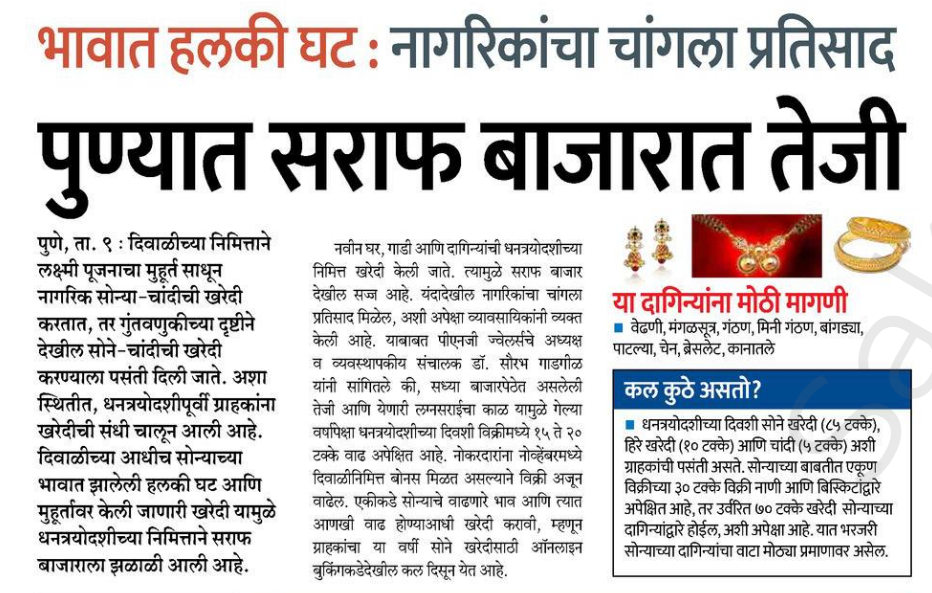
#> input picture image-to-text/sakal_times/images/sakal2.png, 932 x 593 px
$ jupyter execute --allow-errors bounding_boxes.ipynb
#> lines starting #> are read from the running program, lines starting #| are printed output that depends on the picture; after the words box and inside, x2 and y2 are one past the last pixel; in counts of white or black regions, pixels touching at a corner belong together
[cell 1]
import pytesseract
pytesseract.pytesseract.tesseract_cmd = r'C:\Program Files\Tesseract-OCR\tesseract.exe'
tessdata_dir_config = '--tessdata-dir "C:/Program Files/Tesseract-OCR/tessdata"'
import cv2

[cell 2]
image = cv2.imread("images/sakal2.png")
#> image is the input picture: shape (593, 932, 3); mean B, G, R 205.6, 205.1, 207.5
base_image = image.copy()

[cell 3]
gray = cv2.cvtColor(image, cv2.COLOR_BGR2GRAY)
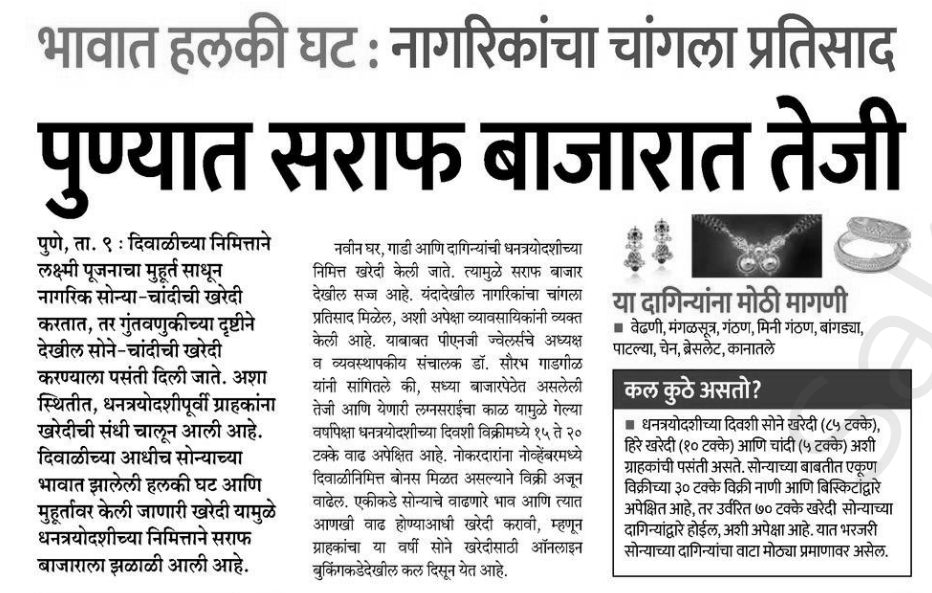
#> gray: shape (593, 932); min 0, max 255, mean 205.9

[cell 4]
cv2.imwrite("images/index_gray.png", gray)
#> Out = True

[cell 5]
blur = cv2.GaussianBlur(gray, (7,7), 0)
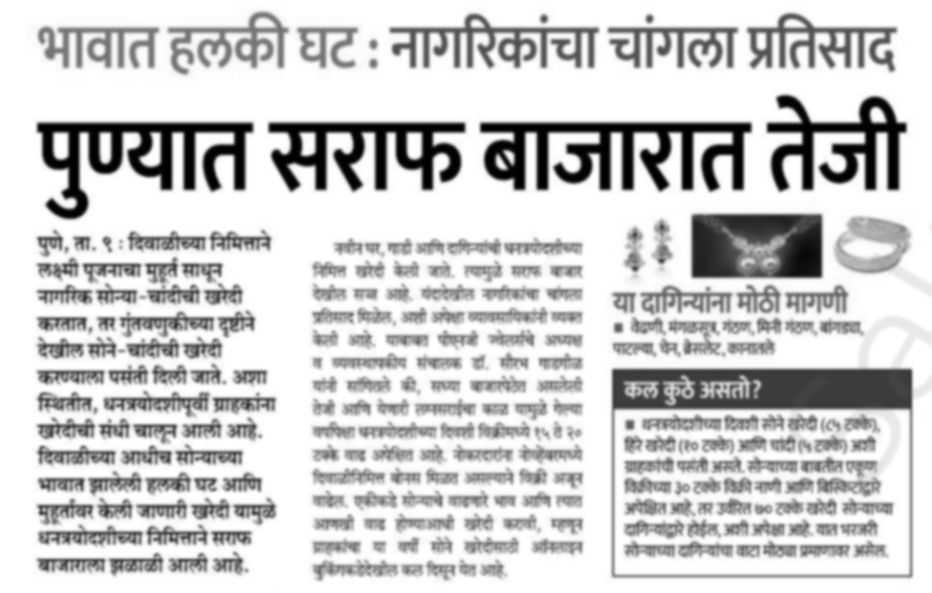
#> blur: shape (593, 932); min 0, max 255, mean 205.9

[cell 6]
cv2.imwrite("images/index_blur.png", blur)
#> Out = True

[cell 7]
thresh = cv2.threshold(blur, 0, 160, cv2.THRESH_BINARY_INV + cv2.THRESH_OTSU)[1]
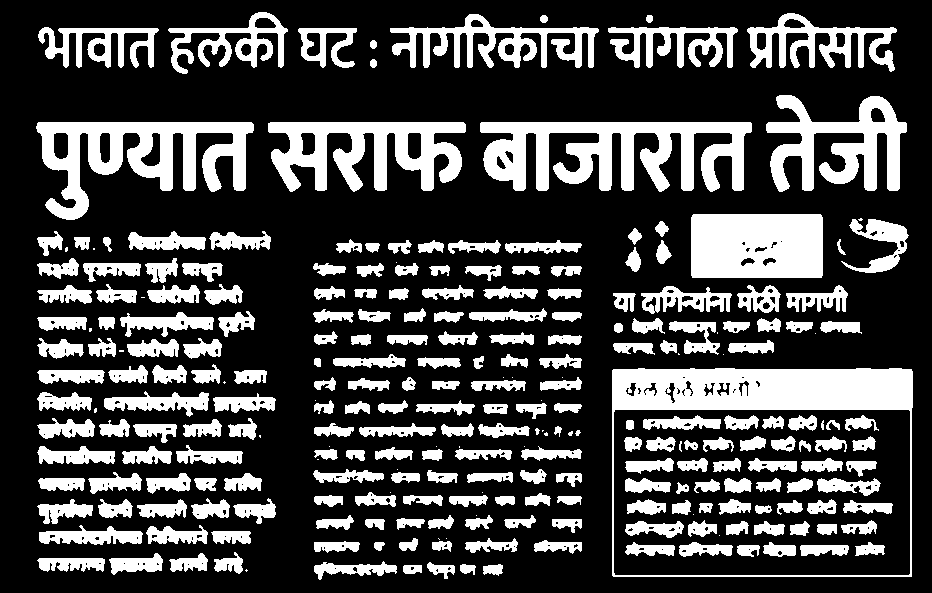
#> thresh: shape (593, 932); values 0 (black) and 160 (white), 27.8% white; 272 white regions (36 under 20 px), largest, box (x1, y1, x2, y2) and area: (612, 368, 913, 577) 13174, (480, 122, 752, 192) 11207, (36, 122, 254, 220) 9422

[cell 8]
cv2.imwrite("images/index_thresh.png", thresh)
#> Out = True

[cell 9]
kernal = cv2.getStructuringElement(cv2.MORPH_RECT, (3, 13))

[cell 10]
cv2.imwrite("images/index_kernal.png", kernal)

[cell 11]
dilate = cv2.dilate(thresh, kernal, iterations=1)
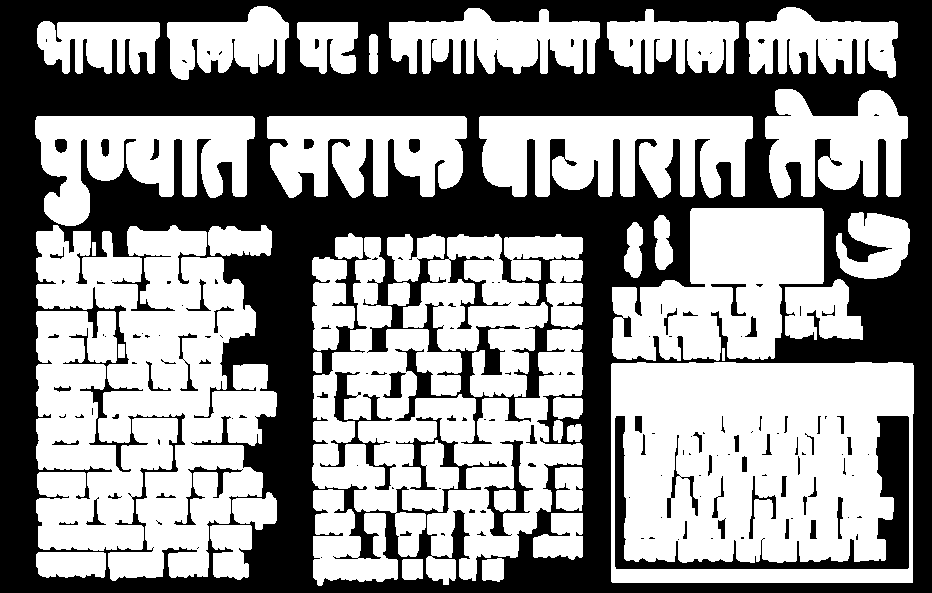
#> dilate: shape (593, 932); values 0 (black) and 160 (white), 56.7% white; 160 black regions (90 under 20 px)

[cell 12]
cv2.imwrite("images/index_dilate.png", dilate)
#> Out = True

[cell 13]
cnts = cv2.findContours(dilate, cv2.RETR_EXTERNAL, cv2.CHAIN_APPROX_SIMPLE)
#> cnts = 43 contours; largest, box (x1, y1, x2, y2) and area: (611, 362, 914, 583) 66037, (312, 237, 583, 585) 40297, (36, 225, 277, 581) 40144, (612, 208, 824, 361) 21426, (36, 311, 178, 551) 19962
